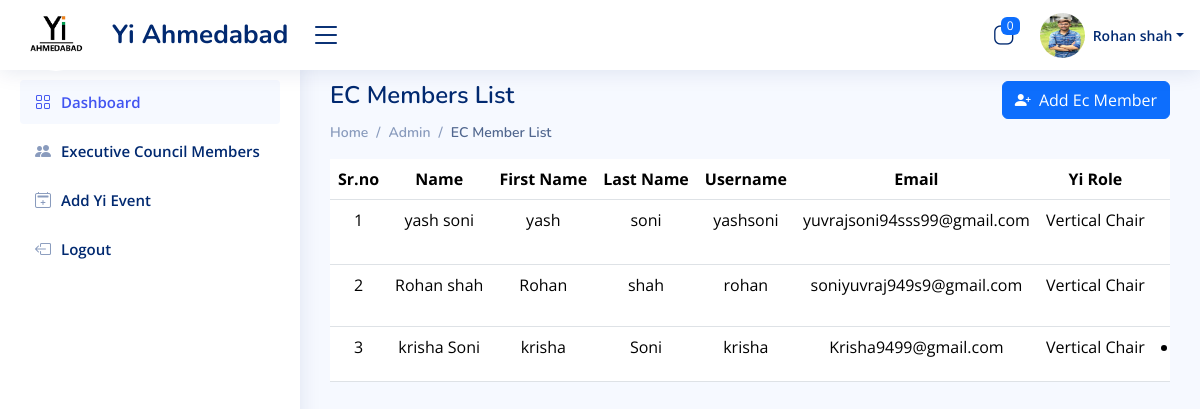
Page /EC-Member-List (signed in) on the earlier database version.
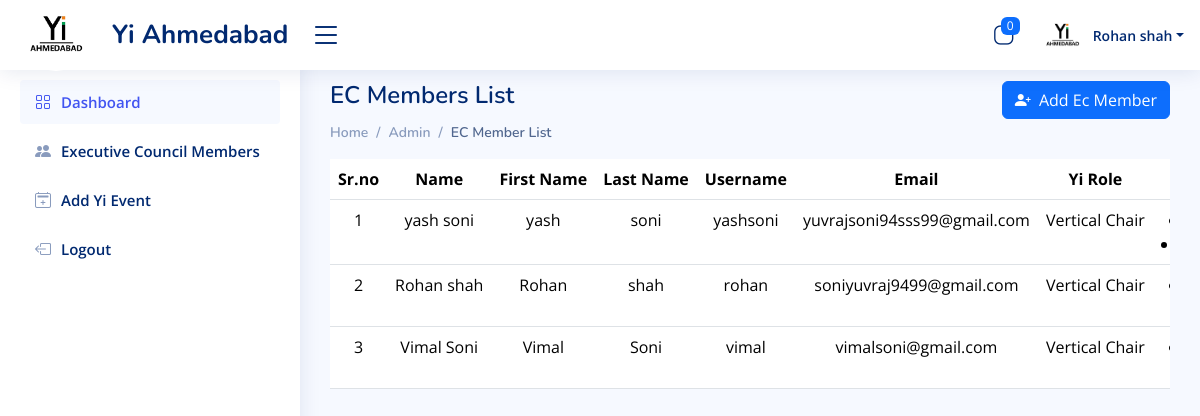
Same page on the later database version.
### admin_app/models.py (models this page shows, shortened)
class LoginSide(AbstractUser):
    id = models.UUIDField(primary_key=True,default=uuid.uuid4,editable=False,db_index=True)
    login_role = models.ManyToManyField(Login_Role,verbose_name = "LoginRole")
    first_name = models.CharField(max_length=200,null=True,verbose_name = "FirstName")
    last_name = models.CharField(max_length=200)
    email = models.EmailField(max_length=200,unique=True,validators=[validate_email])
    photo = models.ImageField(upload_to='user_photo/', null=True, blank=True)
    yi_role = models.CharField(max_length=200,null=True)
    phone_number = models.CharField(
        max_length=10,  # This will accommodate international numbers
        default='0',
        validators=[
            RegexValidator(
                regex=r'^(\+91[\-\s]?)?[0]?(91)?[789]\d{9}$',  # This is the regex for validating the phone number
                message="Enter a valid phone number.",
                code="invalid_phone"
            ),
        ],
    )

### admin_app/views.py (the view)
# urls.py: path('EC-Member-List',manager_list,name='View-manager'),
@login_required(login_url='index')
def manager_list(request):
    try:
        if not request.user.login_role.filter(name='Admin').exclude():
            return redirect('Error-Page')
    except Exception:
        return redirect('Error-Page')  # Redirect if the user doesn't have the Admin role
    manager = LoginSide.objects.all().distinct()
    login_role = Login_Role.objects.all()
    user_roles = request.user.login_role.all()
    sessions = Session.objects.filter(expire_date__gte=now())
    user_ids = [session.get_decoded().get('_auth_user_id') for session in sessions]
    active_users = LoginSide.objects.filter(id__in=user_ids)  # Get user objects
    active_user_names = [f"{user.first_name} {user.last_name}" for user in active_users]
    active_users_count = LoginSide.objects.filter(is_active=True).count()
    active_users_count = active_users.count()
    context = {
        'role': login_role,
        'managers': manager,
        'user_role': user_roles,
        'count':active_users_count,
        'name':active_user_names
    }
    return render(request, 'Admin/view_manager.html', context)

### admin_app/Templates/Admin/view_manager.html (shortened to what this page needs)
{% extends "base/base.html" %}
{% load static %}
  {% block bodyblock %}
  <main id="main" class="main">
    <div class="pagetitle">
      <h1>EC Members List</h1>
      <a href="{% url 'Admin_Signup' %}"> <button type="submit"  class="btn btn-primary"><i class="bi bi-person-plus-fill"></i>&nbsp; Add Ec Member</button></a></div>
      <nav>
        <ol class="breadcrumb">
          <li class="breadcrumb-item"><a href="{% url 'Admin_Dashboard' %}">Home</a></li>
          <li class="breadcrumb-item">Admin</li>
          <li class="breadcrumb-item active">EC Member List</li>
        </ol>
      </nav>
  <div class="table-responsive">
    <table class="table table-hover">
        <thead>
            <tr class="text-nowrap" align="center">
                <th>Sr.no</th>
                <th>Name</th>
                <th>First Name</th>
                <th>Last Name</th>
                <th>Username</th>
                <th>Email</th>
                <th>Yi Role</th>
                <th>EC Role</th>
            </tr>
        </thead>
        <tbody>
      {% for manager in managers %}
    <tr class="text-nowrap" align="center" data-bs-toggle="modal" data-bs-target="#editModal{{ manager.id }}">
        <td>{{ forloop.counter }}</td>
        <td>{{ manager.first_name }} {{ manager.last_name }}</td>
        <td>{{ manager.first_name }}</td>
        <td>{{ manager.last_name }}</td>
        <td>{{ manager.username }}</td>
        <td>{{ manager.email }}</td>
        <td>{{ manager.yi_role }}</td>
       <td>
        {% for role in manager.login_role.all %}
            <li  value="{{ role.name }}">{{ role.name }}</li>
        {% endfor %}
       </td>
            </tr>
      <div class="modal fade" id="editModal{{ manager.id }}" tabindex="-1" aria-labelledby="editModal{{ manager.id }}" aria-hidden="true">
         {% endfor %}
        </tbody>
    </table>
</div>
  </main>
  {% endblock %}

### admin_app/Templates/base/base.html (shortened to what this page needs)
{% load static %}
<!DOCTYPE html>
<html lang="en">
<head>
  <link href="{% static 'assets/vendor/bootstrap/css/bootstrap.min.css' %}" rel="stylesheet">
  <link href="{% static 'assets/vendor/bootstrap-icons/bootstrap-icons.css' %}" rel="stylesheet">
  <link href="{% static 'assets/css/style.css' %}" rel="stylesheet">
</head>
<body>
   {% include 'Admin/components/header.html' %}
   {% include 'Admin/components/side_navbar.html' %}
   {% block bodyblock %}{% endblock %}
</body>
</html>

### admin_app/Templates/Admin/components/header.html (shortened to what this page needs)
{% load static %}
<header id="header" class="header fixed-top d-flex align-items-center">
  <div class="d-flex align-items-center justify-content-between">
    <a href="{% url 'Admin_Dashboard' %}" class="logo d-flex align-items-center">
<img src="{% static 'Image/YIIMG.png' %}" alt="logo img" class="rounded-circle"  >
      <span class="d-none d-lg-block">Yi Ahmedabad</span>
    </a>
    <i class="bi bi-list toggle-sidebar-btn"></i>
  </div>
    <nav class="header-nav ms-auto">
      <ul class="d-flex align-items-center">
        <li class="nav-item dropdown">
          <a class="nav-link nav-icon" href="#" data-bs-toggle="dropdown">
            <i class="bi bi-app-indicator"></i>
            <span class="badge bg-primary badge-number"> {{ count }} </span>
          </a>
        </li>
        <li class="nav-item dropdown pe-3">
          <a class="nav-link nav-profile d-flex align-items-center pe-0" href="#" data-bs-toggle="dropdown">
            <img src="{% if user.photo %}{{ user.photo.url }}{% else %}{% static 'Image/img.png' %}{% endif %}" alt="Profile" class="rounded-circle"  height="45px" width="45px">
            <span class="d-none d-md-block dropdown-toggle ps-2">{{ user.first_name }} {{ user.last_name }}</span>
          </a>
            </li>
          </ul>
    </nav>
  </header>

### admin_app/Templates/Admin/components/side_navbar.html (shortened to what this page needs)
<aside id="sidebar" class="sidebar">
    <ul class="sidebar-nav" id="sidebar-nav">
      <li class="nav-item">
        <a class="nav-link " href="{% url 'Admin_Dashboard' %}">
          <i class="bi bi-grid"></i>
          <span>Dashboard</span>
        </a>
      </li>
      <li class="nav-item">
        <a class="nav-link collapsed" href="{% url 'View-manager' %}">
          <i class="bi bi-people-fill"></i>
          <span>Executive Council Members</span>
        </a>
      </li>
      <li class="nav-item">
        <a class="nav-link collapsed" href="{% url 'admin_event_data' %}">
          <i class="bi bi-calendar2-plus"></i>
          <span>Add Yi Event </span>
        </a>
      </li>
      <li class="nav-item">
        <a class="nav-link collapsed" href="{% url 'Admin_Logout' %}">
          <i class="bi bi-box-arrow-left"></i>
          <span>Logout</span>
        </a>
      </li>
    </ul>
  </aside>

### admin_app/static/assets/css/style.css (style rules this page uses)
:root { scroll-behavior: smooth; }
body { font-family: "Open Sans", sans-serif; background: #f6f9ff; color: #444444; }
a { color: #4154f1; text-decoration: none; }
h1, h2, h3, h4, h5, h6 { font-family: "Nunito", sans-serif; }
#main { margin-top: 60px; padding: 20px 30px; transition: all 0.3s; }
.pagetitle { margin-top: -23px; display: flex; justify-content: space-between; margin-bottom: 10px; }
.pagetitle h1 { font-size: 24px; margin-bottom: 0; font-weight: 600; color: #012970; }
.breadcrumb { margin-top: -7px; font-size: 14px; font-family: "Nunito", sans-serif; color: #899bbd; font-weight: 600; }
.breadcrumb a { color: #899bbd; transition: 0.3s; }
.breadcrumb .breadcrumb-item::before { color: #899bbd; }
.breadcrumb .active { color: #51678f; font-weight: 600; }
.logo { line-height: 1; height:95px; }
@media (min-width: 1200px) { .logo { width: 280px; } }
.logo img { max-height: 72px; margin-right: 20px; }
.logo span { font-size: 26px; font-weight: 700; color: #012970; font-family: "Nunito", sans-serif; }
.header { transition: all 0.5s; z-index: 997; height: 70px; box-shadow: 0px 2px 20px rgba(1, 41, 112, 0.1); background-color: #fff; padding-left: 20px; }
.header .toggle-sidebar-btn { font-size: 32px; padding-left: 10px; cursor: pointer; color: #012970; }
.header-nav ul { list-style: none; }
.header-nav>ul { margin: 0; padding: 0; }
.header-nav .nav-icon { font-size: 22px; color: #012970; margin-right: 25px; position: relative; }
.header-nav .nav-profile { color: #012970; }
.header-nav .nav-profile img { max-height: 45px; }
.header-nav .nav-profile span { font-size: 14px; font-weight: 600; }
.header-nav .badge-number { position: absolute; inset: -2px -5px auto auto; font-weight: normal; font-size: 12px; padding: 3px 6px; }
.sidebar { position: fixed; top: 60px; left: 0; bottom: 0; width: 300px; z-index: 996; transition: all 0.3s; padding: 20px; overflow-y: auto; scrollbar-width: thin; scrollbar-color: #aab7cf transparent; box-shadow: 0px 0px 20px rgba(1, 41, 112, 0.1); background-color: #fff; }
@media (min-width: 1200px) { #main, #footer { margin-left: 300px; } }
.sidebar-nav { padding: 0; margin: 0; list-style: none; }
.sidebar-nav li { padding: 0; margin: 0; list-style: none; }
.sidebar-nav .nav-item { margin-bottom: 5px; }
.sidebar-nav .nav-link { display: flex; align-items: center; font-size: 15px; font-weight: 600; color: #4154f1; transition: 0.3; background: #f6f9ff; padding: 10px 15px; border-radius: 4px; }
.sidebar-nav .nav-link i { font-size: 16px; margin-right: 10px; color: #4154f1; }
.sidebar-nav .nav-link.collapsed { color: #012970; background: #fff; }
.sidebar-nav .nav-link.collapsed i { color: #899bbd; }

Differences in the rows shown:
removed LoginSide: first_name "krisha", last_name "Soni", username "krisha", email "Krisha9499@gmail.com", yi_role "Vertical Chair"
changed LoginSide "Rohan": photo: a different picture; email "soniyuvraj949s9@gmail.com" → "soniyuvraj9499@gmail.com"
added LoginSide: first_name "Vimal", last_name "Soni", username "vimal", email "vimalsoni@gmail.com", yi_role "Vertical Chair"
